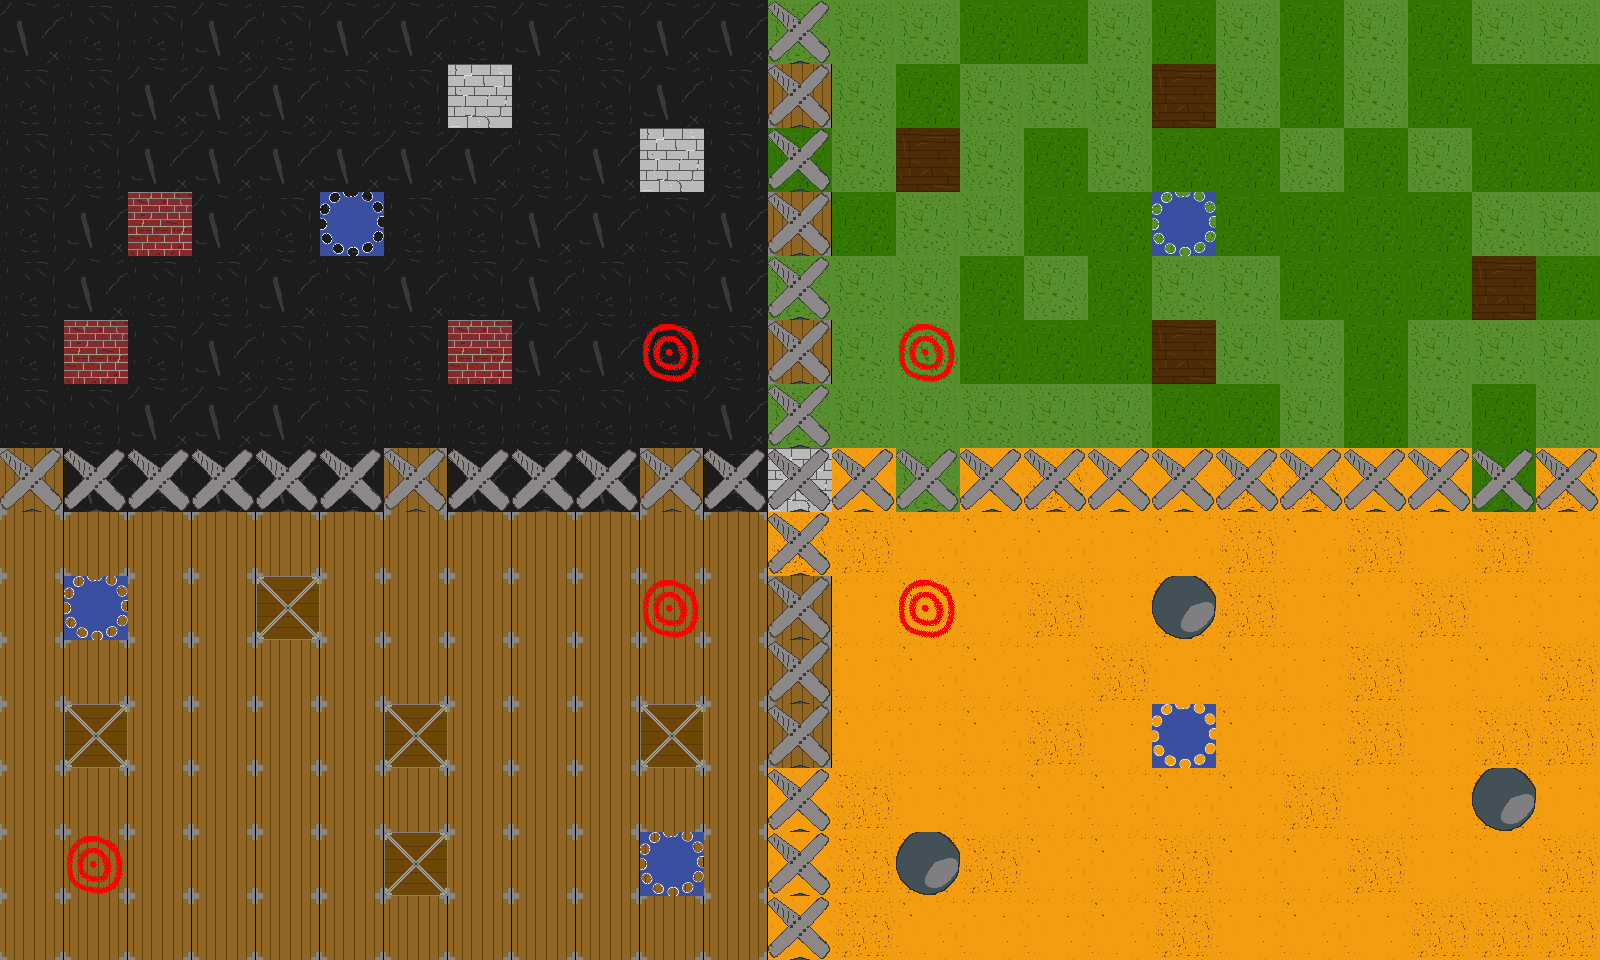

This game map was drawn from its Tiled (.tmx) file and the tilesets committed beside it. A one-line description and the full map source follow:
An orthogonal 25x15 tile map with 64x64 px tiles, 2 tile layers (back, front).

<map version="1.2" tiledversion="1.2.1" orientation="orthogonal" renderorder="left-down" width="25" height="15" tilewidth="64" tileheight="64" infinite="0" nextlayerid="3" nextobjectid="1">
 <tileset firstgid="1" source="tileset.tsx" />
 <layer id="1" name="back" width="25" height="15">
  <data encoding="csv">
4,5,5,4,5,4,4,5,4,5,4,4,14,14,14,15,15,14,15,14,15,14,15,14,14,
5,5,4,4,4,5,5,5,5,5,4,5,32,14,15,14,14,14,14,14,15,14,15,15,15,
5,5,4,4,4,4,4,4,5,4,5,5,15,14,15,14,15,14,15,15,14,15,14,15,15,
5,4,4,4,5,5,5,5,4,4,5,4,32,15,14,14,15,15,14,15,15,15,15,14,14,
5,4,5,5,4,5,4,5,4,5,5,4,14,14,14,15,14,15,14,14,15,15,15,15,15,
5,5,5,4,5,5,5,5,4,4,5,5,32,14,14,15,15,15,15,14,14,15,14,14,14,
5,5,4,4,4,5,5,5,5,5,5,4,14,14,14,14,14,14,15,15,14,15,14,15,14,
32,4,5,4,4,5,32,4,5,4,32,5,9,13,14,13,11,13,12,11,11,12,12,15,11,
32,32,32,32,32,32,32,32,32,32,32,32,11,11,12,12,12,13,12,11,12,11,13,11,12,
32,32,32,32,32,32,32,32,32,32,32,32,32,13,12,12,11,13,11,11,13,12,11,13,13,
32,32,32,32,32,32,32,32,32,32,32,32,32,13,12,12,13,11,13,12,13,11,13,12,11,
32,32,32,32,32,32,32,32,32,32,32,32,32,12,13,12,11,13,13,12,13,11,13,11,11,
32,32,32,32,32,32,32,32,32,32,32,32,13,11,13,13,12,12,12,12,11,13,13,11,13,
32,32,32,32,32,32,32,32,32,32,32,32,13,11,11,11,12,12,11,12,12,11,13,13,11,
32,32,32,32,32,32,32,32,32,32,32,32,13,11,12,13,13,12,11,13,12,13,11,11,11
</data>
 </layer>
 <layer id="2" name="front" width="25" height="15">
  <data encoding="csv">
0,0,0,0,0,0,0,0,0,0,0,0,2,0,0,0,0,0,0,0,0,0,0,0,0,
0,0,0,0,0,0,0,9,0,0,0,0,2,0,0,0,0,0,6,0,0,0,0,0,0,
0,0,0,0,0,0,0,0,0,0,9,0,2,0,6,0,0,0,0,0,0,0,0,0,0,
0,0,1,0,0,16,0,0,0,0,0,0,2,0,0,0,0,0,16,0,0,0,0,0,0,
0,0,0,0,0,0,0,0,0,0,0,0,2,0,0,0,0,0,0,0,0,0,0,6,0,
0,1,0,0,0,0,0,1,0,0,7,0,2,0,7,0,0,0,6,0,0,0,0,0,0,
0,0,0,0,0,0,0,0,0,0,0,0,2,0,0,0,0,0,0,0,0,0,0,0,0,
2,2,2,2,2,2,2,2,2,2,2,2,2,2,2,2,2,2,2,2,2,2,2,2,2,
0,0,0,0,0,0,0,0,0,0,0,0,2,0,0,0,0,0,0,0,0,0,0,0,0,
0,16,0,0,29,0,0,0,0,0,7,0,2,0,7,0,0,0,10,0,0,0,0,0,0,
0,0,0,0,0,0,0,0,0,0,0,0,2,0,0,0,0,0,0,0,0,0,0,0,0,
0,29,0,0,0,0,29,0,0,0,29,0,2,0,0,0,0,0,16,0,0,0,0,0,0,
0,0,0,0,0,0,0,0,0,0,0,0,2,0,0,0,0,0,0,0,0,0,0,10,0,
0,7,0,0,0,0,29,0,0,0,16,0,2,0,10,0,0,0,0,0,0,0,0,0,0,
0,0,0,0,0,0,0,0,0,0,0,0,2,0,0,0,0,0,0,0,0,0,0,0,0
</data>
 </layer>
</map>
